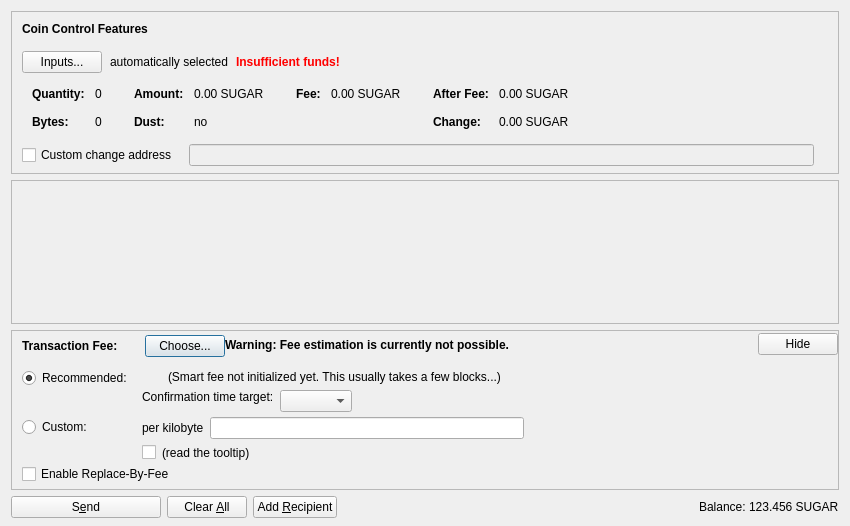
<?xml version="1.0" encoding="UTF-8"?>
<ui version="4.0">
 <class>SendCoinsDialog</class>
 <widget class="QDialog" name="SendCoinsDialog">
  <property name="geometry">
   <rect>
    <x>0</x>
    <y>0</y>
    <width>850</width>
    <height>526</height>
   </rect>
  </property>
  <property name="windowTitle">
   <string>Send Coins</string>
  </property>
  <layout class="QVBoxLayout" name="verticalLayout" stretch="0,1,0,0">
   <property name="bottomMargin">
    <number>8</number>
   </property>
   <item>
    <widget class="QFrame" name="frameCoinControl">
     <property name="sizePolicy">
      <sizepolicy hsizetype="Expanding" vsizetype="Expanding">
       <horstretch>0</horstretch>
       <verstretch>0</verstretch>
      </sizepolicy>
     </property>
     <property name="maximumSize">
      <size>
       <width>16777215</width>
       <height>16777215</height>
      </size>
     </property>
     <property name="frameShape">
      <enum>QFrame::StyledPanel</enum>
     </property>
     <property name="frameShadow">
      <enum>QFrame::Sunken</enum>
     </property>
     <layout class="QVBoxLayout" name="verticalLayoutCoinControl2">
      <property name="spacing">
       <number>0</number>
      </property>
      <property name="leftMargin">
       <number>0</number>
      </property>
      <property name="topMargin">
       <number>0</number>
      </property>
      <property name="rightMargin">
       <number>0</number>
      </property>
      <property name="bottomMargin">
       <number>6</number>
      </property>
      <item>
       <layout class="QVBoxLayout" name="verticalLayoutCoinControl" stretch="0,0,0,0,1">
        <property name="spacing">
         <number>0</number>
        </property>
        <property name="leftMargin">
         <number>10</number>
        </property>
        <property name="topMargin">
         <number>10</number>
        </property>
        <item>
         <layout class="QHBoxLayout" name="horizontalLayoutCoinControl1">
          <property name="bottomMargin">
           <number>15</number>
          </property>
          <item>
           <widget class="QLabel" name="labelCoinControlFeatures">
            <property name="sizePolicy">
             <sizepolicy hsizetype="Preferred" vsizetype="Maximum">
              <horstretch>0</horstretch>
              <verstretch>0</verstretch>
             </sizepolicy>
            </property>
            <property name="font">
             <font>
              <weight>75</weight>
              <bold>true</bold>
             </font>
            </property>
            <property name="styleSheet">
             <string notr="true">font-weight:bold;</string>
            </property>
            <property name="text">
             <string>Coin Control Features</string>
            </property>
           </widget>
          </item>
         </layout>
        </item>
        <item>
         <layout class="QHBoxLayout" name="horizontalLayoutCoinControl2" stretch="0,0,0,0">
          <property name="spacing">
           <number>8</number>
          </property>
          <property name="bottomMargin">
           <number>10</number>
          </property>
          <item>
           <widget class="QPushButton" name="pushButtonCoinControl">
            <property name="styleSheet">
             <string notr="true"/>
            </property>
            <property name="text">
             <string>Inputs...</string>
            </property>
            <property name="autoDefault">
             <bool>false</bool>
            </property>
           </widget>
          </item>
          <item>
           <widget class="QLabel" name="labelCoinControlAutomaticallySelected">
            <property name="text">
             <string>automatically selected</string>
            </property>
            <property name="margin">
             <number>5</number>
            </property>
           </widget>
          </item>
          <item>
           <widget class="QLabel" name="labelCoinControlInsuffFunds">
            <property name="font">
             <font>
              <weight>75</weight>
              <bold>true</bold>
             </font>
            </property>
            <property name="styleSheet">
             <string notr="true">color:red;font-weight:bold;</string>
            </property>
            <property name="text">
             <string>Insufficient funds!</string>
            </property>
            <property name="margin">
             <number>5</number>
            </property>
           </widget>
          </item>
          <item>
           <spacer name="horizontalSpacerCoinControl">
            <property name="orientation">
             <enum>Qt::Horizontal</enum>
            </property>
            <property name="sizeHint" stdset="0">
             <size>
              <width>40</width>
              <height>1</height>
             </size>
            </property>
           </spacer>
          </item>
         </layout>
        </item>
        <item>
         <widget class="QWidget" name="widgetCoinControl" native="true">
          <property name="sizePolicy">
           <sizepolicy hsizetype="Preferred" vsizetype="Preferred">
            <horstretch>0</horstretch>
            <verstretch>0</verstretch>
           </sizepolicy>
          </property>
          <property name="minimumSize">
           <size>
            <width>0</width>
            <height>0</height>
           </size>
          </property>
          <property name="styleSheet">
           <string notr="true"/>
          </property>
          <layout class="QHBoxLayout" name="horizontalLayoutCoinControl5">
           <property name="leftMargin">
            <number>0</number>
           </property>
           <property name="topMargin">
            <number>0</number>
           </property>
           <property name="rightMargin">
            <number>0</number>
           </property>
           <property name="bottomMargin">
            <number>0</number>
           </property>
           <item>
            <layout class="QHBoxLayout" name="horizontalLayoutCoinControl3" stretch="0,0,0,1">
             <property name="spacing">
              <number>20</number>
             </property>
             <property name="topMargin">
              <number>0</number>
             </property>
             <property name="bottomMargin">
              <number>10</number>
             </property>
             <item>
              <layout class="QFormLayout" name="formLayoutCoinControl1">
               <property name="horizontalSpacing">
                <number>10</number>
               </property>
               <property name="verticalSpacing">
                <number>14</number>
               </property>
               <property name="leftMargin">
                <number>10</number>
               </property>
               <property name="topMargin">
                <number>4</number>
               </property>
               <property name="rightMargin">
                <number>6</number>
               </property>
               <item row="0" column="0">
                <widget class="QLabel" name="labelCoinControlQuantityText">
                 <property name="font">
                  <font>
                   <weight>75</weight>
                   <bold>true</bold>
                  </font>
                 </property>
                 <property name="text">
                  <string>Quantity:</string>
                 </property>
                 <property name="margin">
                  <number>0</number>
                 </property>
                </widget>
               </item>
               <item row="0" column="1">
                <widget class="QLabel" name="labelCoinControlQuantity">
                 <property name="cursor">
                  <cursorShape>IBeamCursor</cursorShape>
                 </property>
                 <property name="contextMenuPolicy">
                  <enum>Qt::ActionsContextMenu</enum>
                 </property>
                 <property name="text">
                  <string notr="true">0</string>
                 </property>
                 <property name="margin">
                  <number>0</number>
                 </property>
                 <property name="textInteractionFlags">
                  <set>Qt::LinksAccessibleByMouse|Qt::TextSelectableByKeyboard|Qt::TextSelectableByMouse</set>
                 </property>
                </widget>
               </item>
               <item row="1" column="0">
                <widget class="QLabel" name="labelCoinControlBytesText">
                 <property name="font">
                  <font>
                   <weight>75</weight>
                   <bold>true</bold>
                  </font>
                 </property>
                 <property name="text">
                  <string>Bytes:</string>
                 </property>
                </widget>
               </item>
               <item row="1" column="1">
                <widget class="QLabel" name="labelCoinControlBytes">
                 <property name="cursor">
                  <cursorShape>IBeamCursor</cursorShape>
                 </property>
                 <property name="contextMenuPolicy">
                  <enum>Qt::ActionsContextMenu</enum>
                 </property>
                 <property name="text">
                  <string notr="true">0</string>
                 </property>
                 <property name="textInteractionFlags">
                  <set>Qt::LinksAccessibleByMouse|Qt::TextSelectableByKeyboard|Qt::TextSelectableByMouse</set>
                 </property>
                </widget>
               </item>
              </layout>
             </item>
             <item>
              <layout class="QFormLayout" name="formLayoutCoinControl2">
               <property name="horizontalSpacing">
                <number>10</number>
               </property>
               <property name="verticalSpacing">
                <number>14</number>
               </property>
               <property name="leftMargin">
                <number>6</number>
               </property>
               <property name="topMargin">
                <number>4</number>
               </property>
               <property name="rightMargin">
                <number>6</number>
               </property>
               <item row="0" column="0">
                <widget class="QLabel" name="labelCoinControlAmountText">
                 <property name="font">
                  <font>
                   <weight>75</weight>
                   <bold>true</bold>
                  </font>
                 </property>
                 <property name="text">
                  <string>Amount:</string>
                 </property>
                 <property name="margin">
                  <number>0</number>
                 </property>
                </widget>
               </item>
               <item row="0" column="1">
                <widget class="QLabel" name="labelCoinControlAmount">
                 <property name="cursor">
                  <cursorShape>IBeamCursor</cursorShape>
                 </property>
                 <property name="contextMenuPolicy">
                  <enum>Qt::ActionsContextMenu</enum>
                 </property>
                 <property name="text">
                  <string notr="true">0.00 SUGAR</string>
                 </property>
                 <property name="textInteractionFlags">
                  <set>Qt::LinksAccessibleByMouse|Qt::TextSelectableByKeyboard|Qt::TextSelectableByMouse</set>
                 </property>
                </widget>
               </item>
               <item row="1" column="0">
                <widget class="QLabel" name="labelCoinControlLowOutputText">
                 <property name="font">
                  <font>
                   <weight>75</weight>
                   <bold>true</bold>
                  </font>
                 </property>
                 <property name="text">
                  <string>Dust:</string>
                 </property>
                </widget>
               </item>
               <item row="1" column="1">
                <widget class="QLabel" name="labelCoinControlLowOutput">
                 <property name="cursor">
                  <cursorShape>IBeamCursor</cursorShape>
                 </property>
                 <property name="contextMenuPolicy">
                  <enum>Qt::ActionsContextMenu</enum>
                 </property>
                 <property name="text">
                  <string notr="true">no</string>
                 </property>
                 <property name="textInteractionFlags">
                  <set>Qt::LinksAccessibleByMouse|Qt::TextSelectableByKeyboard|Qt::TextSelectableByMouse</set>
                 </property>
                </widget>
               </item>
              </layout>
             </item>
             <item>
              <layout class="QFormLayout" name="formLayoutCoinControl3">
               <property name="horizontalSpacing">
                <number>10</number>
               </property>
               <property name="verticalSpacing">
                <number>14</number>
               </property>
               <property name="leftMargin">
                <number>6</number>
               </property>
               <property name="topMargin">
                <number>4</number>
               </property>
               <property name="rightMargin">
                <number>6</number>
               </property>
               <item row="0" column="0">
                <widget class="QLabel" name="labelCoinControlFeeText">
                 <property name="font">
                  <font>
                   <weight>75</weight>
                   <bold>true</bold>
                  </font>
                 </property>
                 <property name="text">
                  <string>Fee:</string>
                 </property>
                 <property name="margin">
                  <number>0</number>
                 </property>
                </widget>
               </item>
               <item row="0" column="1">
                <widget class="QLabel" name="labelCoinControlFee">
                 <property name="cursor">
                  <cursorShape>IBeamCursor</cursorShape>
                 </property>
                 <property name="contextMenuPolicy">
                  <enum>Qt::ActionsContextMenu</enum>
                 </property>
                 <property name="text">
                  <string notr="true">0.00 SUGAR</string>
                 </property>
                 <property name="textInteractionFlags">
                  <set>Qt::LinksAccessibleByMouse|Qt::TextSelectableByKeyboard|Qt::TextSelectableByMouse</set>
                 </property>
                </widget>
               </item>
              </layout>
             </item>
             <item>
              <layout class="QFormLayout" name="formLayoutCoinControl4">
               <property name="horizontalSpacing">
                <number>10</number>
               </property>
               <property name="verticalSpacing">
                <number>14</number>
               </property>
               <property name="leftMargin">
                <number>6</number>
               </property>
               <property name="topMargin">
                <number>4</number>
               </property>
               <property name="rightMargin">
                <number>6</number>
               </property>
               <item row="0" column="0">
                <widget class="QLabel" name="labelCoinControlAfterFeeText">
                 <property name="font">
                  <font>
                   <weight>75</weight>
                   <bold>true</bold>
                  </font>
                 </property>
                 <property name="text">
                  <string>After Fee:</string>
                 </property>
                 <property name="margin">
                  <number>0</number>
                 </property>
                </widget>
               </item>
               <item row="0" column="1">
                <widget class="QLabel" name="labelCoinControlAfterFee">
                 <property name="cursor">
                  <cursorShape>IBeamCursor</cursorShape>
                 </property>
                 <property name="contextMenuPolicy">
                  <enum>Qt::ActionsContextMenu</enum>
                 </property>
                 <property name="text">
                  <string notr="true">0.00 SUGAR</string>
                 </property>
                 <property name="textInteractionFlags">
                  <set>Qt::LinksAccessibleByMouse|Qt::TextSelectableByKeyboard|Qt::TextSelectableByMouse</set>
                 </property>
                </widget>
               </item>
               <item row="1" column="0">
                <widget class="QLabel" name="labelCoinControlChangeText">
                 <property name="font">
                  <font>
                   <weight>75</weight>
                   <bold>true</bold>
                  </font>
                 </property>
                 <property name="text">
                  <string>Change:</string>
                 </property>
                </widget>
               </item>
               <item row="1" column="1">
                <widget class="QLabel" name="labelCoinControlChange">
                 <property name="cursor">
                  <cursorShape>IBeamCursor</cursorShape>
                 </property>
                 <property name="contextMenuPolicy">
                  <enum>Qt::ActionsContextMenu</enum>
                 </property>
                 <property name="text">
                  <string notr="true">0.00 SUGAR</string>
                 </property>
                 <property name="textInteractionFlags">
                  <set>Qt::LinksAccessibleByMouse|Qt::TextSelectableByKeyboard|Qt::TextSelectableByMouse</set>
                 </property>
                </widget>
               </item>
              </layout>
             </item>
            </layout>
           </item>
          </layout>
         </widget>
        </item>
        <item>
         <layout class="QHBoxLayout" name="horizontalLayoutCoinControl4" stretch="0,0,0">
          <property name="spacing">
           <number>12</number>
          </property>
          <property name="sizeConstraint">
           <enum>QLayout::SetDefaultConstraint</enum>
          </property>
          <property name="topMargin">
           <number>5</number>
          </property>
          <property name="rightMargin">
           <number>5</number>
          </property>
          <item>
           <widget class="QCheckBox" name="checkBoxCoinControlChange">
            <property name="toolTip">
             <string>If this is activated, but the change address is empty or invalid, change will be sent to a newly generated address.</string>
            </property>
            <property name="text">
             <string>Custom change address</string>
            </property>
           </widget>
          </item>
          <item>
           <widget class="QValidatedLineEdit" name="lineEditCoinControlChange">
            <property name="enabled">
             <bool>false</bool>
            </property>
            <property name="sizePolicy">
             <sizepolicy hsizetype="Expanding" vsizetype="Fixed">
              <horstretch>0</horstretch>
              <verstretch>0</verstretch>
             </sizepolicy>
            </property>
           </widget>
          </item>
          <item>
           <widget class="QLabel" name="labelCoinControlChangeLabel">
            <property name="sizePolicy">
             <sizepolicy hsizetype="Preferred" vsizetype="Expanding">
              <horstretch>0</horstretch>
              <verstretch>0</verstretch>
             </sizepolicy>
            </property>
            <property name="minimumSize">
             <size>
              <width>0</width>
              <height>0</height>
             </size>
            </property>
            <property name="text">
             <string/>
            </property>
            <property name="margin">
             <number>3</number>
            </property>
           </widget>
          </item>
         </layout>
        </item>
        <item>
         <spacer name="verticalSpacerCoinControl">
          <property name="orientation">
           <enum>Qt::Vertical</enum>
          </property>
          <property name="sizeHint" stdset="0">
           <size>
            <width>800</width>
            <height>1</height>
           </size>
          </property>
         </spacer>
        </item>
       </layout>
      </item>
     </layout>
    </widget>
   </item>
   <item>
    <widget class="QScrollArea" name="scrollArea">
     <property name="widgetResizable">
      <bool>true</bool>
     </property>
     <widget class="QWidget" name="scrollAreaWidgetContents">
      <property name="geometry">
       <rect>
        <x>0</x>
        <y>0</y>
        <width>830</width>
        <height>104</height>
       </rect>
      </property>
      <layout class="QVBoxLayout" name="verticalLayout_2" stretch="0,1">
       <property name="leftMargin">
        <number>0</number>
       </property>
       <property name="topMargin">
        <number>0</number>
       </property>
       <property name="rightMargin">
        <number>0</number>
       </property>
       <property name="bottomMargin">
        <number>0</number>
       </property>
       <item>
        <layout class="QVBoxLayout" name="entries">
         <property name="spacing">
          <number>6</number>
         </property>
        </layout>
       </item>
       <item>
        <spacer name="verticalSpacer">
         <property name="orientation">
          <enum>Qt::Vertical</enum>
         </property>
         <property name="sizeHint" stdset="0">
          <size>
           <width>20</width>
           <height>40</height>
          </size>
         </property>
        </spacer>
       </item>
      </layout>
     </widget>
    </widget>
   </item>
   <item>
    <widget class="QFrame" name="frameFee">
     <property name="sizePolicy">
      <sizepolicy hsizetype="Expanding" vsizetype="Expanding">
       <horstretch>0</horstretch>
       <verstretch>0</verstretch>
      </sizepolicy>
     </property>
     <property name="maximumSize">
      <size>
       <width>16777215</width>
       <height>16777215</height>
      </size>
     </property>
     <property name="frameShape">
      <enum>QFrame::StyledPanel</enum>
     </property>
     <property name="frameShadow">
      <enum>QFrame::Sunken</enum>
     </property>
     <layout class="QVBoxLayout" name="verticalLayoutFee1">
      <property name="spacing">
       <number>0</number>
      </property>
      <property name="leftMargin">
       <number>0</number>
      </property>
      <property name="topMargin">
       <number>0</number>
      </property>
      <property name="rightMargin">
       <number>0</number>
      </property>
      <property name="bottomMargin">
       <number>0</number>
      </property>
      <item>
       <layout class="QVBoxLayout" name="verticalLayoutFee2" stretch="0,0,0">
        <property name="spacing">
         <number>0</number>
        </property>
        <property name="leftMargin">
         <number>10</number>
        </property>
        <property name="topMargin">
         <number>0</number>
        </property>
        <item>
         <layout class="QHBoxLayout" name="horizontalLayoutFee1">
          <property name="bottomMargin">
           <number>0</number>
          </property>
          <item>
           <layout class="QVBoxLayout" name="verticalLayoutFee7">
            <property name="spacing">
             <number>0</number>
            </property>
            <item>
             <spacer name="verticalSpacerSmartFee">
              <property name="orientation">
               <enum>Qt::Vertical</enum>
              </property>
              <property name="sizeType">
               <enum>QSizePolicy::Fixed</enum>
              </property>
              <property name="sizeHint" stdset="0">
               <size>
                <width>1</width>
                <height>4</height>
               </size>
              </property>
             </spacer>
            </item>
            <item>
             <layout class="QHBoxLayout" name="horizontalLayoutSmartFee">
              <property name="spacing">
               <number>10</number>
              </property>
              <item>
               <widget class="QLabel" name="labelFeeHeadline">
                <property name="sizePolicy">
                 <sizepolicy hsizetype="Preferred" vsizetype="Maximum">
                  <horstretch>0</horstretch>
                  <verstretch>0</verstretch>
                 </sizepolicy>
                </property>
                <property name="font">
                 <font>
                  <weight>75</weight>
                  <bold>true</bold>
                 </font>
                </property>
                <property name="styleSheet">
                 <string notr="true">font-weight:bold;</string>
                </property>
                <property name="text">
                 <string>Transaction Fee:</string>
                </property>
               </widget>
              </item>
              <item>
               <widget class="QLabel" name="labelFeeMinimized">
                <property name="text">
                 <string/>
                </property>
               </widget>
              </item>
              <item>
               <widget class="QPushButton" name="buttonChooseFee">
                <property name="text">
                 <string>Choose...</string>
                </property>
               </widget>
              </item>
             </layout>
            </item>
            <item>
             <spacer name="verticalSpacer_5">
              <property name="orientation">
               <enum>Qt::Vertical</enum>
              </property>
              <property name="sizeHint" stdset="0">
               <size>
                <width>1</width>
                <height>1</height>
               </size>
              </property>
             </spacer>
            </item>
           </layout>
          </item>
          <item>
           <widget class="QLabel" name="fallbackFeeWarningLabel">
            <property name="toolTip">
             <string>Using the fallbackfee can result in sending a transaction that will take several hours or days (or never) to confirm. Consider choosing your fee manually or wait until you have validated the complete chain.</string>
            </property>
            <property name="font">
            <font>
                <weight>75</weight>
                <bold>true</bold>
            </font>
            </property>
            <property name="text">
             <string>Warning: Fee estimation is currently not possible.</string>
            </property>
            <property name="wordWrap">
             <bool>false</bool>
            </property>
           </widget>
          </item>
          <item>
           <spacer name="horizontalSpacer_4">
            <property name="orientation">
             <enum>Qt::Horizontal</enum>
            </property>
            <property name="sizeType">
             <enum>QSizePolicy::MinimumExpanding</enum>
            </property>
            <property name="sizeHint" stdset="0">
             <size>
              <width>40</width>
              <height>20</height>
             </size>
            </property>
           </spacer>
          </item>
          <item>
           <widget class="QPushButton" name="buttonMinimizeFee">
            <property name="toolTip">
             <string>collapse fee-settings</string>
            </property>
            <property name="text">
             <string>Hide</string>
            </property>
           </widget>
          </item>
         </layout>
        </item>
        <item>
         <widget class="QFrame" name="frameFeeSelection">
          <layout class="QVBoxLayout" name="verticalLayoutFee12">
           <property name="spacing">
            <number>0</number>
           </property>
           <property name="leftMargin">
            <number>0</number>
           </property>
           <property name="topMargin">
            <number>0</number>
           </property>
           <property name="rightMargin">
            <number>0</number>
           </property>
           <property name="bottomMargin">
            <number>0</number>
           </property>
           <item>
            <layout class="QGridLayout" name="gridLayoutFee">
             <property name="topMargin">
              <number>10</number>
             </property>
             <property name="bottomMargin">
              <number>4</number>
             </property>
             <property name="horizontalSpacing">
              <number>10</number>
             </property>
             <property name="verticalSpacing">
              <number>4</number>
             </property>
             <item row="1" column="1">
              <layout class="QVBoxLayout" name="verticalLayoutFee8">
               <property name="spacing">
                <number>6</number>
               </property>
               <item>
                <layout class="QHBoxLayout" name="horizontalLayoutFee13">
                 <item>
                  <widget class="QLabel" name="labelCustomPerKilobyte">
                   <property name="toolTip">
                    <string>If the custom fee is set to 1000 satoshis and the transaction is only 250 bytes, then &quot;per kilobyte&quot; only pays 250 satoshis in fee, while &quot;total at least&quot; pays 1000 satoshis. For transactions bigger than a kilobyte both pay by kilobyte.</string>
                   </property>
                   <property name="text">
                    <string>per kilobyte</string>
                   </property>
                  </widget>
                 </item>
                 <item>
                  <widget class="BitcoinAmountField" name="customFee"/>
                 </item>
                 <item>
                  <spacer name="horizontalSpacer_6">
                   <property name="orientation">
                    <enum>Qt::Horizontal</enum>
                   </property>
                   <property name="sizeHint" stdset="0">
                    <size>
                     <width>1</width>
                     <height>1</height>
                    </size>
                   </property>
                  </spacer>
                 </item>
                </layout>
               </item>
               <item>
                <layout class="QHBoxLayout" name="horizontalLayoutFee8">
                 <item>
                  <widget class="QCheckBox" name="checkBoxMinimumFee">
                   <property name="toolTip">
                    <string>Paying only the minimum fee is just fine as long as there is less transaction volume than space in the blocks. But be aware that this can end up in a never confirming transaction once there is more demand for sugarchain transactions than the network can process.</string>
                   </property>
                   <property name="text">
                    <string/>
                   </property>
                  </widget>
                 </item>
                 <item>
                  <widget class="QLabel" name="labelMinFeeWarning">
                   <property name="enabled">
                    <bool>true</bool>
                   </property>
                   <property name="toolTip">
                    <string>Paying only the minimum fee is just fine as long as there is less transaction volume than space in the blocks. But be aware that this can end up in a never confirming transaction once there is more demand for sugarchain transactions than the network can process.</string>
                   </property>
                   <property name="text">
                    <string>(read the tooltip)</string>
                   </property>
                   <property name="margin">
                    <number>5</number>
                   </property>
                  </widget>
                 </item>
                 <item>
                  <spacer name="horizontalSpacer_2">
                   <property name="orientation">
                    <enum>Qt::Horizontal</enum>
                   </property>
                   <property name="sizeHint" stdset="0">
                    <size>
                     <width>1</width>
                     <height>1</height>
                    </size>
                   </property>
                  </spacer>
                 </item>
                </layout>
               </item>
              </layout>
             </item>
             <item row="0" column="0">
              <layout class="QVBoxLayout" name="verticalLayoutFee4" stretch="0,1">
               <item>
                <widget class="QRadioButton" name="radioSmartFee">
                 <property name="text">
                  <string>Recommended:</string>
                 </property>
                 <property name="checked">
                  <bool>true</bool>
                 </property>
                 <attribute name="buttonGroup">
                  <string notr="true">groupFee</string>
                 </attribute>
                </widget>
               </item>
               <item>
                <spacer name="verticalSpacer_2">
                 <property name="orientation">
                  <enum>Qt::Vertical</enum>
                 </property>
                 <property name="sizeHint" stdset="0">
                  <size>
                   <width>1</width>
                   <height>1</height>
                  </size>
                 </property>
                </spacer>
               </item>
              </layout>
             </item>
             <item row="1" column="0">
              <layout class="QVBoxLayout" name="verticalLayoutFee9" stretch="0,1">
               <item>
                <widget class="QRadioButton" name="radioCustomFee">
                 <property name="text">
                  <string>Custom:</string>
                 </property>
                 <attribute name="buttonGroup">
                  <string notr="true">groupFee</string>
                 </attribute>
                </widget>
               </item>
               <item>
                <spacer name="verticalSpacer_6">
                 <property name="orientation">
                  <enum>Qt::Vertical</enum>
                 </property>
                 <property name="sizeHint" stdset="0">
                  <size>
                   <width>1</width>
                   <height>1</height>
                  </size>
                 </property>
                </spacer>
               </item>
              </layout>
             </item>
             <item row="0" column="1">
              <layout class="QVBoxLayout" name="verticalLayoutFee3" stretch="0,0,1">
               <property name="spacing">
                <number>6</number>
               </property>
               <property name="topMargin">
                <number>2</number>
               </property>
               <item>
                <layout class="QHBoxLayout" name="horizontalLayoutFee12">
                 <item>
                  <widget class="QLabel" name="labelSmartFee">
                   <property name="text">
                    <string/>
                   </property>
                   <property name="margin">
                    <number>2</number>
                   </property>
                  </widget>
                 </item>
                 <item>
                  <widget class="QLabel" name="labelFeeEstimation">
                   <property name="text">
                    <string/>
                   </property>
                  </widget>
                 </item>
                 <item>
                  <widget class="QLabel" name="labelSmartFee2">
                   <property name="text">
                    <string>(Smart fee not initialized yet. This usually takes a few blocks...)</string>
                   </property>
                   <property name="margin">
                    <number>2</number>
                   </property>
                  </widget>
                 </item>
                 <item>
                  <spacer name="horizontalSpacer_5">
                   <property name="orientation">
                    <enum>Qt::Horizontal</enum>
                   </property>
                   <property name="sizeHint" stdset="0">
                    <size>
                     <width>1</width>
                     <height>1</height>
                    </size>
                   </property>
                  </spacer>
                 </item>
                </layout>
               </item>
               <item>
                <layout class="QHBoxLayout" name="horizontalLayoutFee9">
                 <item>
                  <layout class="QVBoxLayout" name="verticalLayoutFee6">
                   <item>
                    <widget class="QLabel" name="labelSmartFee3">
                     <property name="text">
                      <string>Confirmation time target:</string>
                     </property>
                     <property name="margin">
                      <number>2</number>
                     </property>
                    </widget>
                   </item>
                   <item>
                    <spacer name="verticalSpacer_3">
                     <property name="orientation">
                      <enum>Qt::Vertical</enum>
                     </property>
                     <property name="sizeHint" stdset="0">
                      <size>
                       <width>1</width>
                       <height>1</height>
                      </size>
                     </property>
                    </spacer>
                   </item>
                  </layout>
                 </item>
                 <item>
                  <layout class="QVBoxLayout" name="verticalLayoutFee5">
                   <property name="rightMargin">
                    <number>30</number>
                   </property>
                   <item>
                    <layout class="QHBoxLayout" name="horizontalLayoutConfTarget">
                     <property name="bottomMargin">
                      <number>0</number>
                     </property>
                     <item>
                      <widget class="QComboBox" name="confTargetSelector"/>
                     </item>
                     <item>
                      <spacer name="horizontalSpacerConfTarget">
                       <property name="orientation">
                        <enum>Qt::Horizontal</enum>
                       </property>
                       <property name="sizeHint" stdset="0">
                        <size>
                         <width>40</width>
                         <height>20</height>
                        </size>
                       </property>
                      </spacer>
                     </item>
                    </layout>
                   </item>
                  </layout>
                 </item>
                </layout>
               </item>
               <item>
                <spacer name="verticalSpacer_4">
                 <property name="orientation">
                  <enum>Qt::Vertical</enum>
                 </property>
                 <property name="sizeHint" stdset="0">
                  <size>
                   <width>1</width>
                   <height>1</height>
                  </size>
                 </property>
                </spacer>
               </item>
              </layout>
             </item>
            </layout>
           </item>
           <item>
            <widget class="QCheckBox" name="optInRBF">
             <property name="text">
              <string>Enable Replace-By-Fee</string>
             </property>
             <property name="toolTip">
              <string>With Replace-By-Fee (BIP-125) you can increase a transaction's fee after it is sent. Without this, a higher fee may be recommended to compensate for increased transaction delay risk.</string>
             </property>
            </widget>
           </item>
          </layout>
         </widget>
        </item>
        <item>
         <spacer name="verticalSpacerFee">
          <property name="orientation">
           <enum>Qt::Vertical</enum>
          </property>
          <property name="sizeHint" stdset="0">
           <size>
            <width>40</width>
            <height>5</height>
           </size>
          </property>
         </spacer>
        </item>
       </layout>
      </item>
     </layout>
    </widget>
   </item>
   <item>
    <layout class="QHBoxLayout" name="horizontalLayout">
     <item>
      <widget class="QPushButton" name="sendButton">
       <property name="minimumSize">
        <size>
         <width>150</width>
         <height>0</height>
        </size>
       </property>
       <property name="toolTip">
        <string>Confirm the send action</string>
       </property>
       <property name="text">
        <string>S&amp;end</string>
       </property>
       <property name="icon">
        <iconset resource="../bitcoin.qrc">
         <normaloff>:/icons/send</normaloff>:/icons/send</iconset>
       </property>
       <property name="autoDefault">
        <bool>false</bool>
       </property>
       <property name="default">
        <bool>false</bool>
       </property>
      </widget>
     </item>
     <item>
      <widget class="QPushButton" name="clearButton">
       <property name="sizePolicy">
        <sizepolicy hsizetype="Minimum" vsizetype="Fixed">
         <horstretch>0</horstretch>
         <verstretch>0</verstretch>
        </sizepolicy>
       </property>
       <property name="toolTip">
        <string>Clear all fields of the form.</string>
       </property>
       <property name="text">
        <string>Clear &amp;All</string>
       </property>
       <property name="icon">
        <iconset resource="../bitcoin.qrc">
         <normaloff>:/icons/remove</normaloff>:/icons/remove</iconset>
       </property>
       <property name="autoDefault">
        <bool>false</bool>
       </property>
      </widget>
     </item>
     <item>
      <widget class="QPushButton" name="addButton">
       <property name="toolTip">
        <string>Send to multiple recipients at once</string>
       </property>
       <property name="text">
        <string>Add &amp;Recipient</string>
       </property>
       <property name="icon">
        <iconset resource="../bitcoin.qrc">
         <normaloff>:/icons/add</normaloff>:/icons/add</iconset>
       </property>
       <property name="autoDefault">
        <bool>false</bool>
       </property>
      </widget>
     </item>
     <item>
      <spacer name="horizontalSpacer">
       <property name="orientation">
        <enum>Qt::Horizontal</enum>
       </property>
       <property name="sizeHint" stdset="0">
        <size>
         <width>40</width>
         <height>20</height>
        </size>
       </property>
      </spacer>
     </item>
     <item>
      <layout class="QHBoxLayout" name="horizontalLayout_2">
       <property name="spacing">
        <number>3</number>
       </property>
       <item>
        <widget class="QLabel" name="label">
         <property name="sizePolicy">
          <sizepolicy hsizetype="Preferred" vsizetype="Fixed">
           <horstretch>0</horstretch>
           <verstretch>0</verstretch>
          </sizepolicy>
         </property>
         <property name="text">
          <string>Balance:</string>
         </property>
        </widget>
       </item>
       <item>
        <widget class="QLabel" name="labelBalance">
         <property name="sizePolicy">
          <sizepolicy hsizetype="Preferred" vsizetype="Fixed">
           <horstretch>0</horstretch>
           <verstretch>0</verstretch>
          </sizepolicy>
         </property>
         <property name="cursor">
          <cursorShape>IBeamCursor</cursorShape>
         </property>
         <property name="text">
          <string notr="true">123.456 SUGAR</string>
         </property>
         <property name="textInteractionFlags">
          <set>Qt::LinksAccessibleByMouse|Qt::TextSelectableByKeyboard|Qt::TextSelectableByMouse</set>
         </property>
        </widget>
       </item>
      </layout>
     </item>
    </layout>
   </item>
  </layout>
 </widget>
 <customwidgets>
  <customwidget>
   <class>QValidatedLineEdit</class>
   <extends>QLineEdit</extends>
   <header>qt/qvalidatedlineedit.h</header>
  </customwidget>
  <customwidget>
   <class>BitcoinAmountField</class>
   <extends>QLineEdit</extends>
   <header>qt/bitcoinamountfield.h</header>
   <container>1</container>
  </customwidget>
 </customwidgets>
 <resources>
  <include location="../bitcoin.qrc"/>
 </resources>
 <connections/>
 <buttongroups>
  <buttongroup name="groupFee"/>
 </buttongroups>
</ui>
